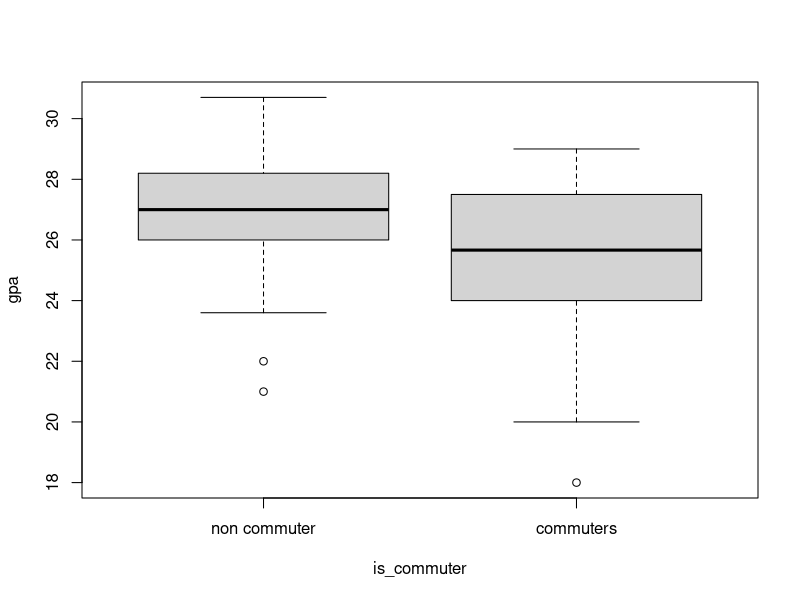
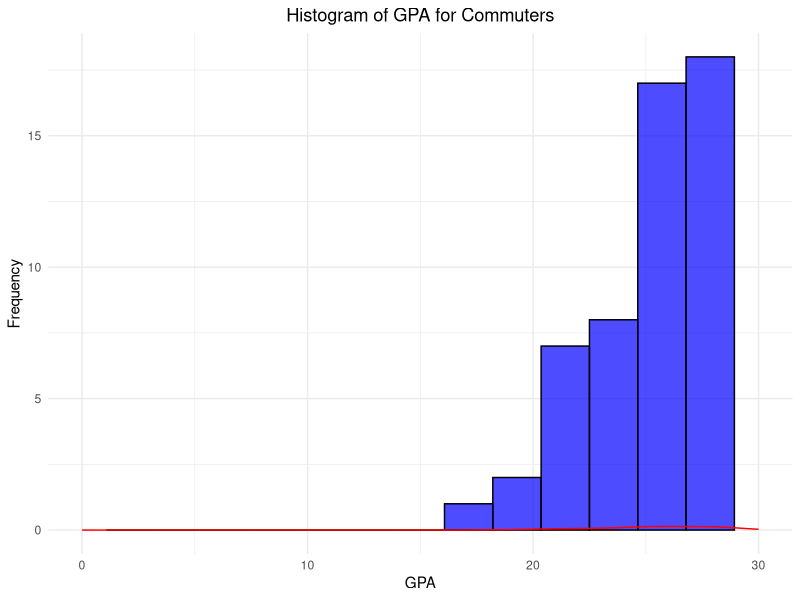
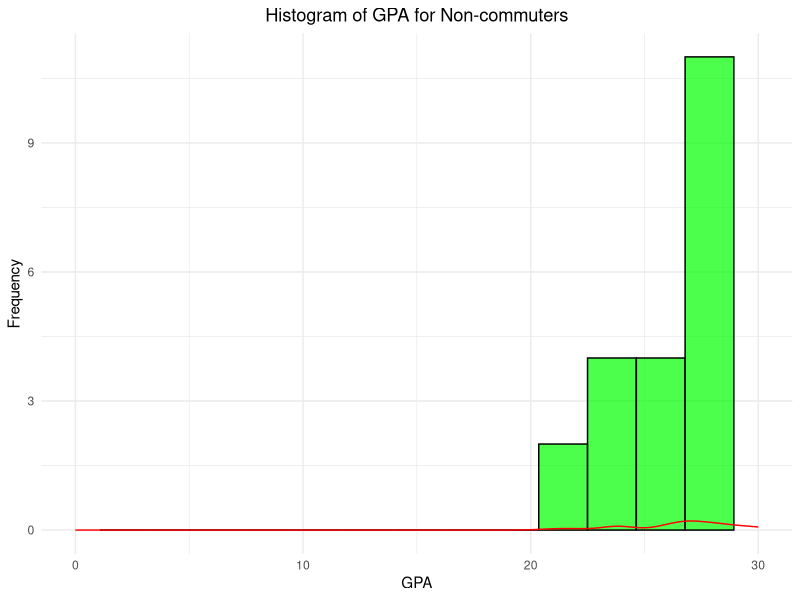

Here is the R script that generated these plots, in order:
data <- read.csv("data/merged.csv")
library(ggplot2)
library(dplyr)

n_commuters <- sum(data$is_commuter)
total <- length(data$is_commuter)
n_non_commuters <- total - n_commuters
ratio_commuters <- n_commuters / total

data.frame(
    commuters = n_commuters,
    non_commuters = n_non_commuters,
    ratio_commuters = ratio_commuters
)

attach(data)

boxplot(gpa[gpa != -1] ~ is_commuter[gpa != -1],
    data = data,
    names = c("non commuter", "commuters"),
    xlab = "is_commuter",
    ylab = "gpa"
)

# Histograms for GPA (Commuters)
filtered_commuters <- filter(data, is_commuter == 1 & gpa >= 0 & gpa <= 30)
ggplot(filtered_commuters, aes(x = gpa)) +
  geom_histogram(bins = 15, fill = "blue", color = "black", alpha = 0.7) +
  geom_density(aes(y = ..density..), color = "red") + 
  xlim(0, 30) +  
  ggtitle('Histogram of GPA for Commuters') +
  xlab('GPA') +
  ylab('Frequency') +
  theme_minimal() +
  theme(plot.title = element_text(hjust = 0.5))

# Histogram for GPA (Non-commuters)
filtered_non_commuters <- filter(data, is_commuter == 0 & gpa >= 0 & gpa <= 30)
ggplot(filtered_non_commuters, aes(x = gpa)) +
  geom_histogram(bins = 15, fill = "green", color = "black", alpha = 0.7) +
  geom_density(aes(y = ..density..), color = "red") + 
  xlim(0, 30) +  
  ggtitle('Histogram of GPA for Non-commuters') +
  xlab('GPA') +
  ylab('Frequency') +
  theme_minimal() +
  theme(plot.title = element_text(hjust = 0.5))
